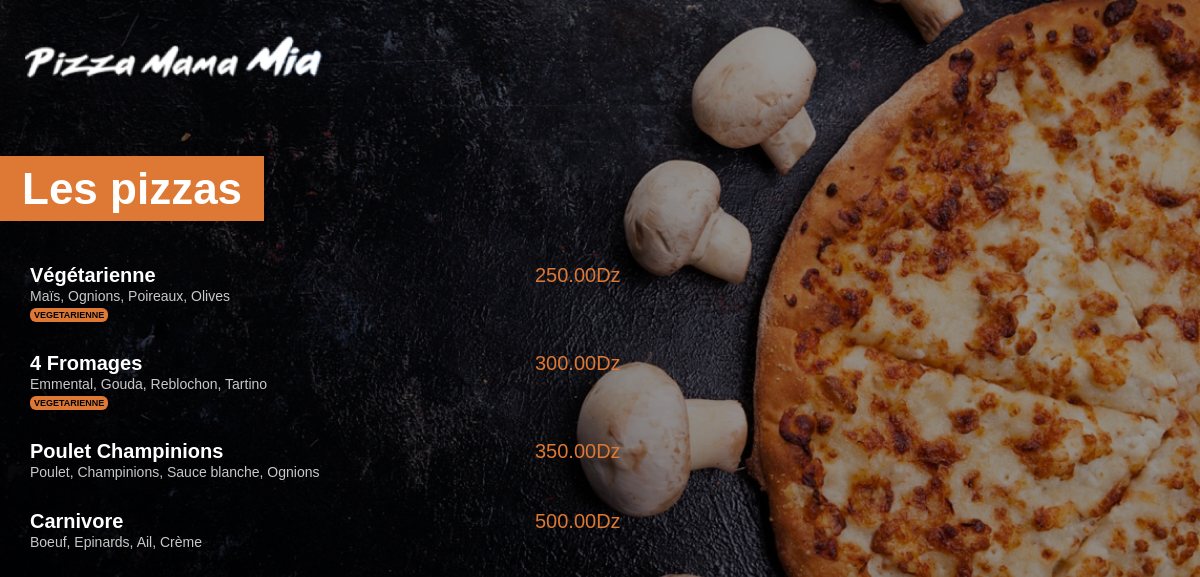
The app's page /menu/, older data.
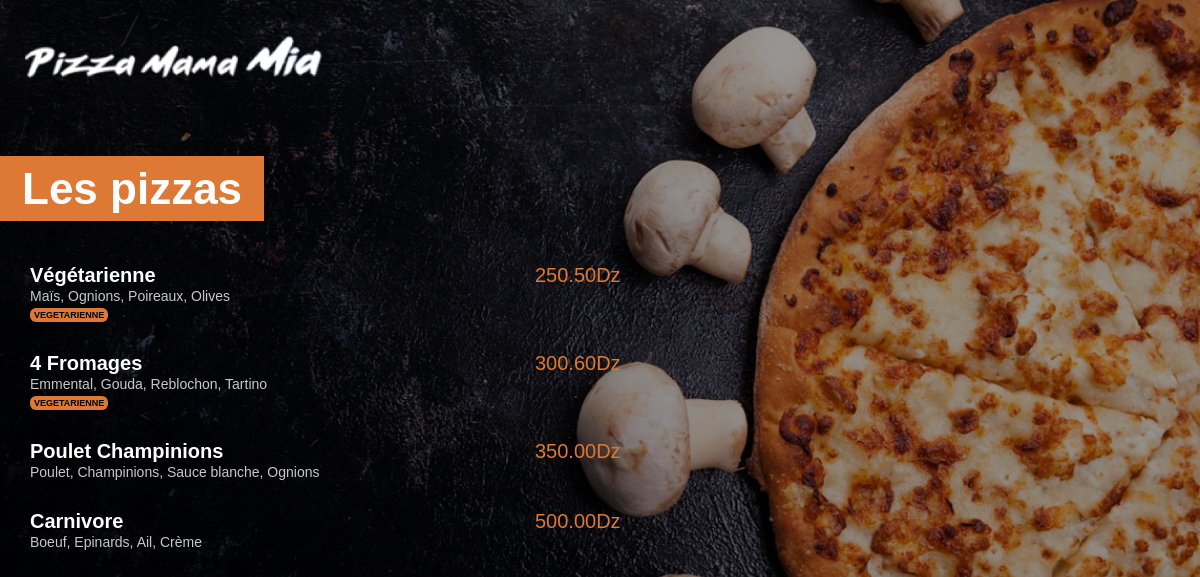
The same page, newer data.
### menu/models.py (models this page shows, shortened)
class Pizza(models.Model):
    nom= models.CharField(max_length=200)
    ingredients=models.CharField(max_length=400)
    prix=models.FloatField(default=0)
    vegetarienne=models.BooleanField(default=False)

### menu/views.py (the view)
# urls.py: path('', views.index, name="index"),
def index(request):
    pizzas = Pizza.objects.all().order_by('prix')
    pizzas_names_prices = [pizza.nom +": "+str(pizza.prix) for pizza in pizzas]
    pizzas_names_str = " DZ, ".join(pizzas_names_prices)
    return render(request, 'menu/index.html', {'pizzas': pizzas})

### menu/templates/menu/index.html (shortened to what this page needs)
{% load static %}
<html lang="fr">
    <head>
        <link rel="stylesheet" href="{% static 'menu/style.css'%}">
    </head>
    <body>
        <img id="small_logo" src="{% static 'menu/images/small_logoz.png'%}">
        <div class="menu_titel">
            <h1> Les pizzas </h1>
        </div>
        <div class="menu_list">
            {% for pizza in pizzas %}
                <div class="menu_item">
                    <span class="menu_item_titel">{{pizza.nom}} </span><span class="menu_item_price"> {{pizza.prix | floatformat:2}}Dz</span>
                </div>
                <div>
                    <span class="menu_item_ing">{{pizza.ingredients}}</span>
                    {% if pizza.vegetarienne == 1 %}
                    <br>
                    <span class="menu_item_vegi">VEGETARIENNE</span>
                    {% endif%}
                </div>
            {% endfor %}
        </div>
    </body>
</html>

Row changes from the older to the newer data that the page shows:
changed Pizza "Végétarienne": prix "250.00" → "250.50"
changed Pizza "4 Fromages": prix "300.00" → "300.60"
